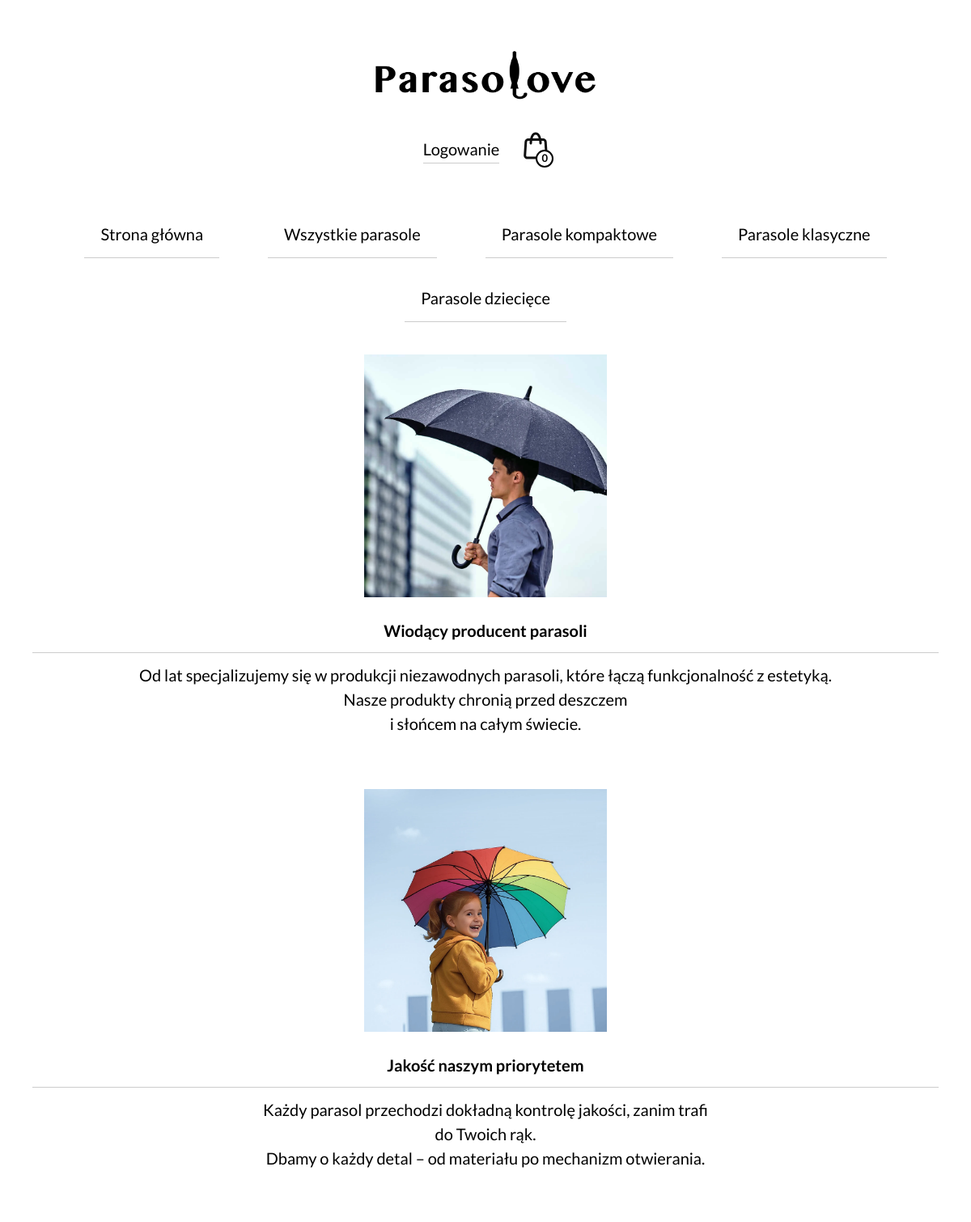
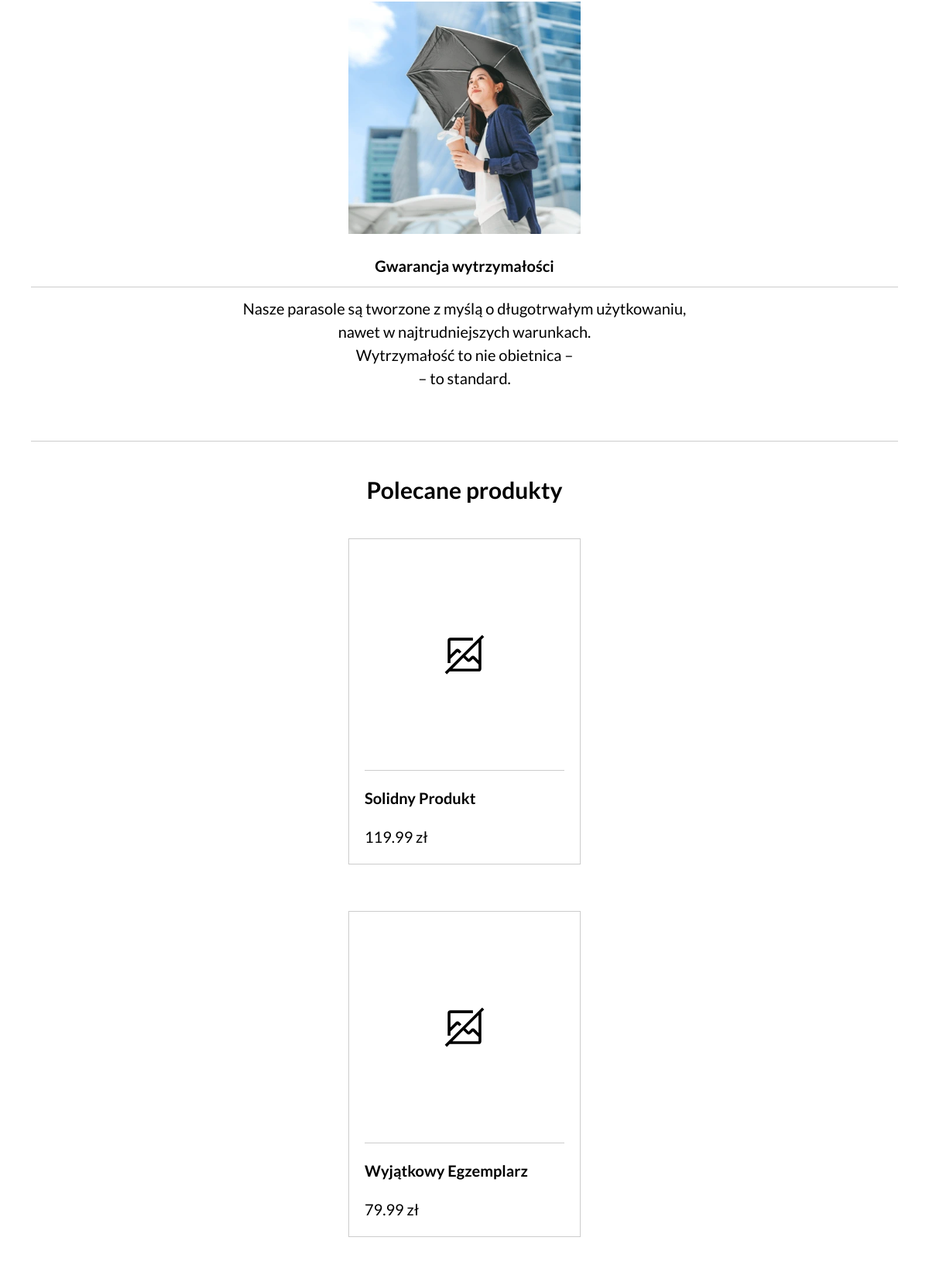
Page /pages/home.php (upper part) on the committed database (2 pictures, top to bottom).
### tables this page shows
CREATE TABLE `category` (
  `category_id` int(11) NOT NULL,
  `name` varchar(45) NOT NULL
);

CREATE TABLE `product` (
  `product_id` int(11) NOT NULL,
  `category_id` int(11) NOT NULL,
  `color_id` int(5) NOT NULL,
  `size_id` int(1) NOT NULL,
  `name` varchar(45) NOT NULL,
  `description` text NOT NULL,
  `price` decimal(10,2) NOT NULL,
  `quantity` int(11) NOT NULL,
  `is_archived` tinyint(1) NOT NULL DEFAULT 0
);

### pages/home.php (the view, shortened to what this page needs)
<?php
	require_once('components/htmlBegin.php');
	require_once('components/header.php');
?>
<div class="page-container align-center">
	<div class="flex-container" style="align-items: start;" id="home-info-container">
		<div class="card">
			<img src="assets/site-images/card-0.webp" alt="Obraz z parasolem">
			<h4>Wiodący producent parasoli</h4>
			<hr>
			<p>Od lat specjalizujemy się w produkcji niezawodnych parasoli, które łączą funkcjonalność z estetyką. <br> Nasze produkty chronią przed deszczem <br> i słońcem na całym świecie.</p>
		</div>
		<div class="card">
			<img src="assets/site-images/card-1.webp" alt="Obraz z parasolem" style="object-position: 0">
			<h4>Jakość naszym priorytetem</h4>
			<hr>
			<p>Każdy parasol przechodzi dokładną kontrolę jakości, zanim trafi <br> do Twoich rąk. <br> Dbamy o każdy detal – od materiału po mechanizm otwierania.</p>
		</div>
		<div class="card">
			<img src="assets/site-images/card-2.webp" alt="Obraz z parasolem">
			<h4>Gwarancja wytrzymałości</h4>
			<hr>
			<p>Nasze parasole są tworzone z myślą o długotrwałym użytkowaniu, <br> nawet w najtrudniejszych warunkach. <br> Wytrzymałość to nie obietnica –<br>– to standard.</p>
		</div>
	</div>
	<div style="width: 100%;">
		<hr>
		<h2> Polecane produkty </h2>
		<div class="flex-container" style="position: relative;">
			 	<?php
					$sql = 'SELECT product_id, name, price, color_id FROM product ORDER BY RAND() LIMIT 3;';
					$result = mysqli_query($conn, $sql);
					while ($row = mysqli_fetch_assoc($result)) {
						echo '<a href="/produkt?id=' . $row['product_id'] . '" class="product-card">
								'. getProductImage($row['product_id'], 0, $row['color_id']) .'
								<hr>
								<h4>' . $row['name'] . '</h4>
								<p>' . $row['price'] . ' zł</p>
							</a>';
					}
				?>
		</div>
	</div>
</div>
<?php
	require_once('components/htmlEnd.php');
?>

### components/header.php (shortened to what this page needs)
<header>
	<div class="block">
		<a href="/">
			<img src="assets/site-images/parasolove-logo.png" alt="Logo" class="logo">
		</a>
	</div>
	<div class="block header-right">
		<?php if (isset($_SESSION['user_id']) && $_SESSION['user_role'] == "client") { ?>
			<a href="/konto" class="link">Moje konto</a>
			<a href="/wyloguj" class="link">Wyloguj</a>
		<?php } else if (isset($_SESSION['user_id']) && $_SESSION['user_role'] == "admin") { ?>
			<a href="/panel-sprzedawcy" class="link">Panel sprzedawcy</a>
			<a href="/wyloguj" class="link">Wyloguj</a>
		<?php } else { ?>
			<div class="login-wrapper" style="position: relative;">
				<span class="link" onclick="popup()" style="cursor: pointer; user-select: none;">Logowanie</span>
			</div>
		<?php } ?>
		<a href="/koszyk" class="shopping-bag-icon" id="cart-count"><img src="assets/site-images/shopping-bag.svg" alt="Koszyk" class="icon"></a>
	</div>
</header>
<nav>
	<ul>
		<li><a href="/">Strona główna</a></li>
		<li><a href="/katalog">Wszystkie parasole</a></li>
		<?php
			$sql = "SELECT name FROM `category` LIMIT 3";
			$result = mysqli_query($conn, $sql);
			while($row = mysqli_fetch_array($result)) {
				echo "<li> <a href='/katalog?category=" . $row['name'] . "'> Parasole " . $row['name'] . "</a> </li>";
			}
		?>
	</ul>
</nav>

### handlers/functions.php (shortened to what this page needs)
<?php
	function getProductImage($id, $index = 0, $colorId = null) {
		$imageName = $id . '-' . $index . '.webp';
		$filePath = 'assets/product/' . $imageName;
		$src = file_exists($filePath) ? $filePath : 'assets/site-images/no-image.svg';
		if ($src == 'assets/site-images/no-image.svg') {
			return getImageByColor($colorId);
		} else {
			return '<img src="' . $src . '" loading="lazy" style="object-fit: contain;">';
		}
	}
	function getImageByColor($colorId) {
		$filePath = 'assets/product/color/' . $colorId . '.webp';
		$src = file_exists($filePath) ? $filePath : 'assets/site-images/no-image.svg';
		if ($src == 'assets/site-images/no-image.svg') {
			return '<img src="' . $src . '" style="padding: 5em;" loading="lazy">';
		} else {
			return '<img src="' . $src . '" loading="lazy" style="object-fit: contain;">';
		}
	}
?>

### rows in the picture
category: name "kompaktowe"
category: name "klasyczne"
category: name "dziecięce"
product: name "Solidny Produkt", price "119.99"
product: name "Wyjątkowy Egzemplarz", price "79.99"
